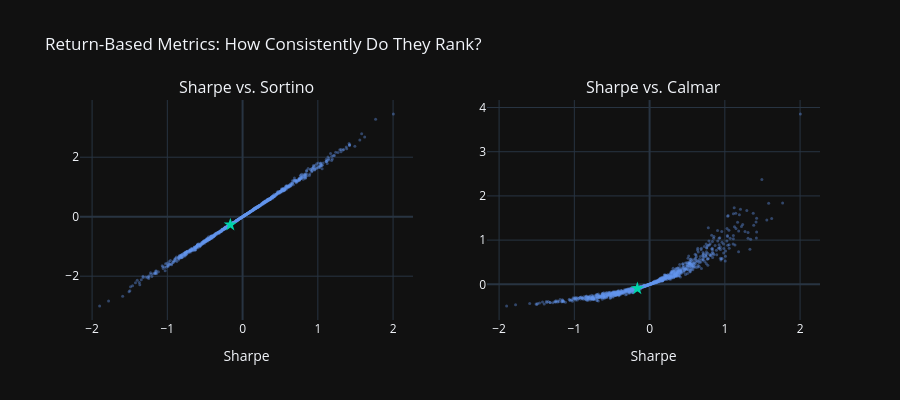

Notebook cell for this chart:
### Code cell
# ── Scatter: Sharpe vs. Sortino  &  Sharpe vs. Calmar ────────────────────────
fig = ps.make_subplots(rows=1, cols=2,
                        subplot_titles=['Sharpe vs. Sortino', 'Sharpe vs. Calmar'])

for col_idx, (y_col, y_label) in enumerate([('sortino', 'Sortino'), ('calmar', 'Calmar')], start=1):
    fig.add_trace(go.Scatter(
        x=pool_df['sharpe'], y=pool_df[y_col],
        mode='markers',
        marker=dict(size=3, color='rgba(100,149,237,0.4)'),
        name=f'Random ({y_label})'
    ), row=1, col=col_idx)
    
    # Highlight candidate
    fig.add_trace(go.Scatter(
        x=[cand_row['sharpe']], y=[cand_row[y_col]],
        mode='markers',
        marker=dict(size=10, color='#00d4aa', symbol='star'),
        name='Candidate'
    ), row=1, col=col_idx)

fig.update_xaxes(title_text='Sharpe')
fig.update_layout(
    template='plotly_dark',
    title='Return-Based Metrics: How Consistently Do They Rank?',
    height=400,
    showlegend=False
)
fig.show()

### Figure 1 — Plotly figure (JSON) as saved in the notebook; plotly's stock layout.template omitted (floating-point values rounded to 4 significant figures; data arrays with more than 128 entries replaced by an {"elided": "..."} marker saying what was removed)
{"data": [{"marker": {"color": "rgba(100,149,237,0.4)", "size": 3}, "mode": "markers", "name": "Random (Sortino)", "type": "scatter", "x": {"elided": "1000 float values"}, "xaxis": "x", "y": {"elided": "1000 float values"}, "yaxis": "y"}, {"marker": {"color": "#00d4aa", "size": 10, "symbol": "star"}, "mode": "markers", "name": "Candidate", "type": "scatter", "x": [-0.1626], "xaxis": "x", "y": [-0.2709], "yaxis": "y"}, {"marker": {"color": "rgba(100,149,237,0.4)", "size": 3}, "mode": "markers", "name": "Random (Calmar)", "type": "scatter", "x": {"elided": "1000 float values"}, "xaxis": "x2", "y": {"elided": "1000 float values"}, "yaxis": "y2"}, {"marker": {"color": "#00d4aa", "size": 10, "symbol": "star"}, "mode": "markers", "name": "Candidate", "type": "scatter", "x": [-0.1626], "xaxis": "x2", "y": [-0.09547], "yaxis": "y2"}], "layout": {"annotations": [{"font": {"size": 16}, "showarrow": false, "text": "Sharpe vs. Sortino", "x": 0.225, "xanchor": "center", "xref": "paper", "y": 1, "yanchor": "bottom", "yref": "paper"}, {"font": {"size": 16}, "showarrow": false, "text": "Sharpe vs. Calmar", "x": 0.775, "xanchor": "center", "xref": "paper", "y": 1, "yanchor": "bottom", "yref": "paper"}], "height": 400, "showlegend": false, "title": {"text": "Return-Based Metrics: How Consistently Do They Rank?"}, "xaxis": {"anchor": "y", "domain": [0, 0.45], "title": {"text": "Sharpe"}}, "xaxis2": {"anchor": "y2", "domain": [0.55, 1], "title": {"text": "Sharpe"}}, "yaxis": {"anchor": "x", "domain": [0, 1]}, "yaxis2": {"anchor": "x2", "domain": [0, 1]}}}
